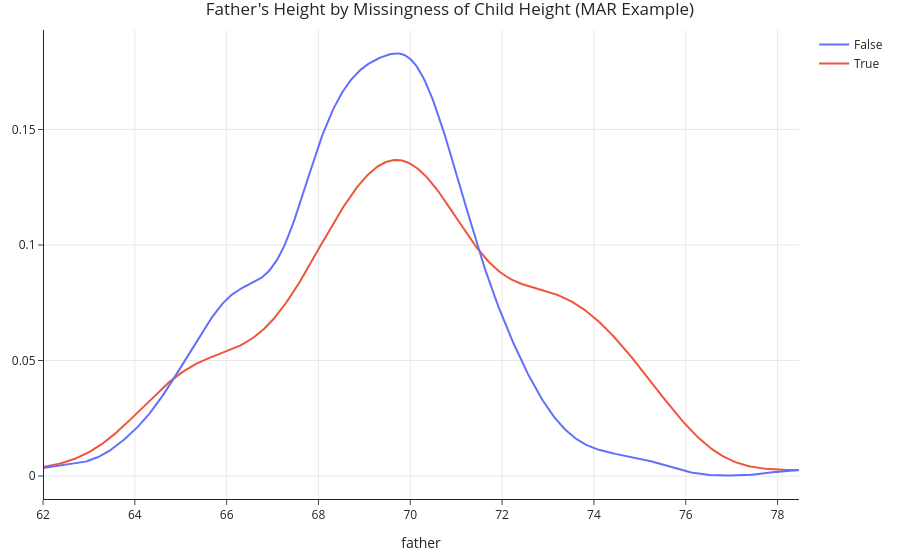

Here is the notebook cell this chart was saved with:
### Markdown cell above
### Comparing null and non-null `'child'` distributions for `'father'`, again

### Code cell
create_kde_plotly(heights_mar, 'child_missing', True, False, 'father', 
                  "Father's Height by Missingness of Child Height (MAR Example)")

### Figure 1 — Plotly figure (JSON) as saved in the notebook; plotly's stock layout.template omitted (floating-point values rounded to 4 significant figures; data arrays with more than 128 entries replaced by an {"elided": "..."} marker saying what was removed)
{"data": [{"legendgroup": "True", "marker": {"color": "#ef553b"}, "mode": "lines", "name": "True", "showlegend": true, "type": "scatter", "x": {"elided": "500 float values"}, "xaxis": "x", "y": {"elided": "500 float values"}, "yaxis": "y"}, {"legendgroup": "False", "marker": {"color": "#636efb"}, "mode": "lines", "name": "False", "showlegend": true, "type": "scatter", "x": {"elided": "500 float values"}, "xaxis": "x", "y": {"elided": "500 float values"}, "yaxis": "y"}], "layout": {"autosize": true, "barmode": "overlay", "hovermode": "closest", "legend": {"traceorder": "reversed"}, "title": {"text": "Father's Height by Missingness of Child Height (MAR Example)"}, "xaxis": {"anchor": "y2", "autorange": true, "domain": [0, 1], "range": [62, 78.47], "title": {"text": "father"}, "type": "linear", "zeroline": false}, "yaxis": {"anchor": "free", "autorange": true, "domain": [0, 1], "position": 0, "range": [-0.009965, 0.1931], "type": "linear"}}}
